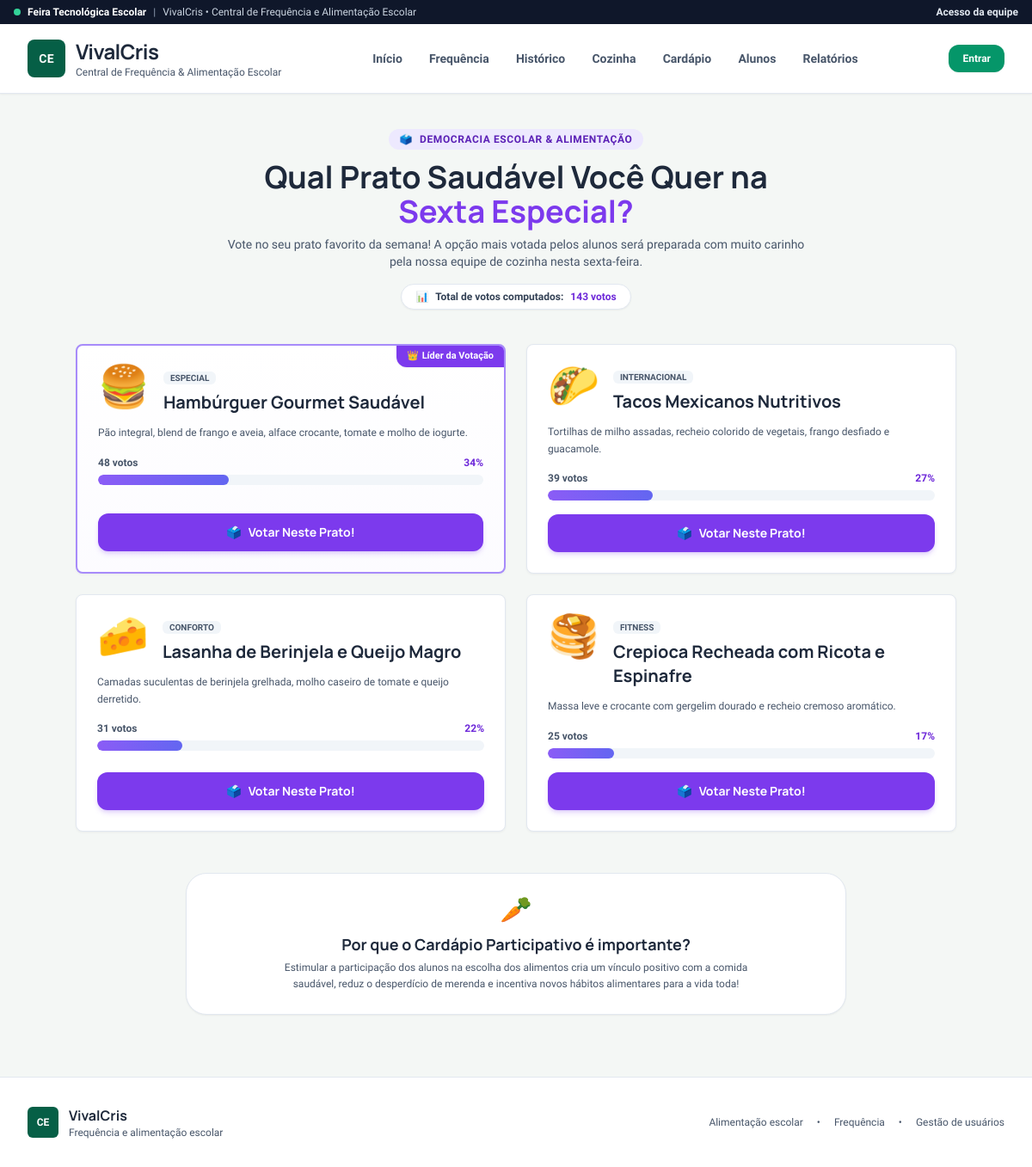
Page /public/alimentacao/votacao on the committed database.
### tables this page shows
CREATE TABLE `votacao_pratos` (
    `id` INT AUTO_INCREMENT PRIMARY KEY,
    `nome` VARCHAR(150) NOT NULL,
    `descricao` TEXT NOT NULL,
    `votos` INT DEFAULT 0,
    `emoji` VARCHAR(10) NOT NULL,
    `categoria` VARCHAR(50) NOT NULL
);

### core/Controller.php (called while the page is built, shortened)
<?php
class Controller {
    protected function view(string $viewPath, array $data = []): void {
        extract($data);
        $viewFile = __DIR__ . "/../app/Views/{$viewPath}.php";
        require_once $viewFile;
    }
}

### app/Controllers/AlimentacaoController.php (called while the page is built, shortened)
<?php
class AlimentacaoController extends Controller {
    public function votacao(): void {
        $pratos = Votacao::all();
        $totalVotos = Votacao::getTotalVotos();
        $lider = Votacao::getLider();
        $this->view('alimentacao/votacao', [
            'pratos' => $pratos,
            'totalVotos' => $totalVotos,
            'lider' => $lider
        ]);
    }
}

### public/index.php (called while the page is built, shortened)
<?php
spl_autoload_register(function ($class) {
    $prefixApp = 'App\\';
    $prefixCore = 'Core\\';
    $baseDirApp = __DIR__ . '/../app/';
    $baseDirCore = __DIR__ . '/../core/';
    if (strncmp($prefixApp, $class, strlen($prefixApp)) === 0) {
        $relativeClass = substr($class, strlen($prefixApp));
        $file = $baseDirApp . str_replace('\\', '/', $relativeClass) . '.php';
        if (file_exists($file)) {
            return;
        }
    }
    if (strncmp($prefixCore, $class, strlen($prefixCore)) === 0) {
        $relativeClass = substr($class, strlen($prefixCore));
        $file = $baseDirCore . str_replace('\\', '/', $relativeClass) . '.php';
        if (file_exists($file)) {
            return;
        }
    }
});
Router::dispatch();

### core/Model.php (called while the page is built, shortened)
<?php
abstract class Model {
    protected static ?PDO $db = null;
    protected static function getConnection(): PDO {
        if (self::$db === null) {
            self::$db = Database::getInstance();
        }
        return self::$db;
    }
}

### app/Models/Votacao.php (called while the page is built, shortened)
<?php
class Votacao extends Model {
    public static function all(): array {
        $stmt = self::getConnection()->query("SELECT * FROM votacao_pratos ORDER BY votos DESC");
        return $stmt->fetchAll();
    }
    public static function getTotalVotos(): int {
        $stmt = self::getConnection()->query("SELECT SUM(votos) FROM votacao_pratos");
        return (int)$stmt->fetchColumn();
    }
    public static function getLider(): ?array {
        $stmt = self::getConnection()->query("SELECT * FROM votacao_pratos ORDER BY votos DESC LIMIT 1");
        $lider = $stmt->fetch();
        return $lider ?: null;
    }
}

### config/database.php (called while the page is built)
<?php
return [
    'driver' => 'mysql',
    'mysql' => [
        'host' => '127.0.0.1',
        'port' => 3306,
        'database' => 'central_escolar',
        'username' => 'root',
        'password' => '',
        'charset' => 'utf8mb4'
    ],
    'sqlite' => [
        'database' => __DIR__ . '/../database/escola.sqlite'
    ]
];

### app/Models/Database.php (called while the page is built, shortened)
<?php
class Database {
    private static ?PDO $instance = null;
    public static function getInstance(): PDO {
        if (self::$instance === null) {
            $config = require __DIR__ . '/../../config/database.php';
            $driver = $config['driver'] ?? 'mysql';
            try {
                if ($driver === 'mysql') {
                    $mc = $config['mysql'];
                    $dsn = "mysql:host={$mc['host']};port={$mc['port']};dbname={$mc['database']};charset={$mc['charset']}";
                    self::$instance = new PDO($dsn, $mc['username'], $mc['password']);
                    self::$instance->setAttribute(PDO::ATTR_ERRMODE, PDO::ERRMODE_EXCEPTION);
                    self::$instance->setAttribute(PDO::ATTR_DEFAULT_FETCH_MODE, PDO::FETCH_ASSOC);
                    self::$instance->exec("SET NAMES utf8mb4");
                }
                self::ensureSchema(self::$instance, $driver);
                $userCount = (int)self::$instance->query("SELECT COUNT(*) FROM usuarios")->fetchColumn();
            } catch (PDOException $e) {
                die("Erro ao conectar ao banco de dados ({$driver}): " . $e->getMessage());
            }
        }
        return self::$instance;
    }
    private static function ensureSchema(PDO $db, string $driver): void {
        if ($driver === 'mysql') {
            self::ensureSchemaMysql($db);
        } else {
            self::ensureSchemaSqlite($db);
        }
    }
    private static function ensureSchemaMysql(PDO $db): void {
        $tabelas = ['usuarios', 'alunos', 'frequencias', 'pedidos_cozinha',
                     'historico_frequencia_diaria', 'cardapios', 'refeicoes',
                     'votacao_pratos', 'dicas_nutricao'];
        foreach ($tabelas as $tabela) {
            $stmt = $db->query("SHOW TABLES LIKE '{$tabela}'");
        }
    }
}

### app/Views/alimentacao/votacao.php (the view, shortened to what this page needs)
<?php
require_once __DIR__ . '/../layouts/header.php';
?>
<div class="text-center max-w-2xl mx-auto mb-10">
    <div class="inline-flex items-center gap-2 px-3 py-1 rounded-full bg-violet-100 text-violet-800 text-xs font-bold uppercase tracking-wider mb-3">
        <span>🗳️</span> Democracia Escolar & Alimentação
    </div>
    <h1 class="text-3xl sm:text-4xl font-brand font-bold text-slate-800 mb-2">
        Qual Prato Saudável Você Quer na <span class="text-violet-600">Sexta Especial?</span>
    </h1>
    <p class="text-slate-600 text-sm">
        Vote no seu prato favorito da semana! A opção mais votada pelos alunos será preparada com muito carinho pela nossa equipe de cozinha nesta sexta-feira.
    </p>
    <div class="mt-4 inline-flex items-center gap-2 px-4 py-1.5 rounded-full bg-white border border-slate-200 text-xs font-bold text-slate-700 shadow-sm">
        <span>📊</span> Total de votos computados: <span id="totalVotosContador" class="text-violet-700"><?= $totalVotos ?> votos</span>
    </div>
</div>
<div class="grid grid-cols-1 md:grid-cols-2 gap-6 max-w-5xl mx-auto mb-12">
    <?php foreach ($pratos as $p): ?>
        <?php
            $porcentagem = ($totalVotos > 0) ? round(($p['votos'] / $totalVotos) * 100) : 0;
            $isLider = ($lider && $lider['id'] === $p['id'] && $p['votos'] > 0);
        ?>
        <div class="fun-card p-6 flex flex-col justify-between relative overflow-hidden <?= $isLider ? 'border-2 border-violet-400 bg-gradient-to-b from-white to-violet-50/30' : 'bg-white' ?>">
            <?php if ($isLider): ?>
                <div class="absolute top-0 right-0 bg-violet-600 text-white text-[11px] font-bold px-3 py-1 rounded-bl-xl shadow-sm flex items-center gap-1">
                    <span>👑</span> Líder da Votação
                </div>
            <?php endif; ?>
            <div>
                <div class="flex items-start gap-4 mb-3">
                    <span class="text-5xl select-none transform hover:scale-110 transition"><?= $p['emoji'] ?></span>
                    <div>
                        <span class="text-[10px] font-bold px-2 py-0.5 rounded-md bg-slate-100 text-slate-600 uppercase">
                            <?= htmlspecialchars($p['categoria']) ?>
                        </span>
                        <h3 class="font-brand font-bold text-xl text-slate-800 mt-1"><?= htmlspecialchars($p['nome']) ?></h3>
                    </div>
                </div>
                <p class="text-xs text-slate-600 leading-relaxed mb-4">
                    <?= htmlspecialchars($p['descricao']) ?>
                </p>
                <div class="mb-4">
                    <div class="flex justify-between items-center text-xs font-bold mb-1.5">
                        <span id="votos-prato-<?= $p['id'] ?>" class="text-slate-600"><?= $p['votos'] ?> votos</span>
                        <span id="porcentagem-prato-<?= $p['id'] ?>" class="text-violet-700"><?= $porcentagem ?>%</span>
                    </div>
                    <div class="w-full bg-slate-100 rounded-full h-3 overflow-hidden">
                        <div id="progresso-prato-<?= $p['id'] ?>"
                             class="bg-gradient-to-r from-violet-500 to-indigo-500 h-3 rounded-full transition-all duration-700 ease-out"
                             style="width: <?= $porcentagem ?>%"></div>
                    </div>
                </div>
            </div>
            <button onclick="votarNoPrato(<?= $p['id'] ?>)"
                    class="w-full py-3 px-4 rounded-xl font-brand font-bold text-sm bg-violet-600 hover:bg-violet-700 text-white transition transform active:scale-95 shadow-md shadow-violet-600/20 flex items-center justify-center gap-2">
                <span>🗳️</span> Votar Neste Prato!
            </button>
        </div>
    <?php endforeach; ?>
</div>
<div class="max-w-3xl mx-auto p-6 bg-white rounded-3xl border border-slate-200 text-center shadow-sm">
    <span class="text-3xl block mb-2">🥕</span>
    <h4 class="font-brand font-bold text-lg text-slate-800 mb-1">Por que o Cardápio Participativo é importante?</h4>
    <p class="text-xs text-slate-600 leading-relaxed max-w-xl mx-auto">
        Estimular a participação dos alunos na escolha dos alimentos cria um vínculo positivo com a comida saudável, reduz o desperdício de merenda e incentiva novos hábitos alimentares para a vida toda!
    </p>
</div>
<?php require_once __DIR__ . '/../layouts/footer.php'; ?>

### public/css/style.css (style rules this page uses)
.fun-card { background: #ffffff; border-radius: 0.5rem; border: 1px solid #e2e8f0; box-shadow: 0 1px 3px rgba(15, 23, 42, 0.05); transition: box-shadow 0.18s ease, border-color 0.18s ease; }
.app-body { background: #f4f7f5; font-family: 'Source Sans 3', sans-serif; }

### rows in the picture
votacao_pratos: shows "Líder da Votação", emoji "🍔", categoria "ESPECIAL", nome "Hambúrguer Gourmet Saudável", descricao "Pão integral, blend de frango e aveia, alface crocante, tomate e molho de iogurte.", votos "48", votos "34"
votacao_pratos: emoji "🌮", categoria "INTERNACIONAL", nome "Tacos Mexicanos Nutritivos", descricao "Tortilhas de milho assadas, recheio colorido de vegetais, frango desfiado e guacamole.", votos "39", votos "27"
votacao_pratos: emoji "🧀", categoria "CONFORTO", nome "Lasanha de Berinjela e Queijo Magro", descricao "Camadas suculentas de berinjela grelhada, molho caseiro de tomate e queijo derretido.", votos "31", votos "22"
votacao_pratos: emoji "🥞", categoria "FITNESS", nome "Crepioca Recheada com Ricota e Espinafre", descricao "Massa leve e crocante com gergelim dourado e recheio cremoso aromático.", votos "25", votos "17"

### other values in the picture
$totalVotos "143"
